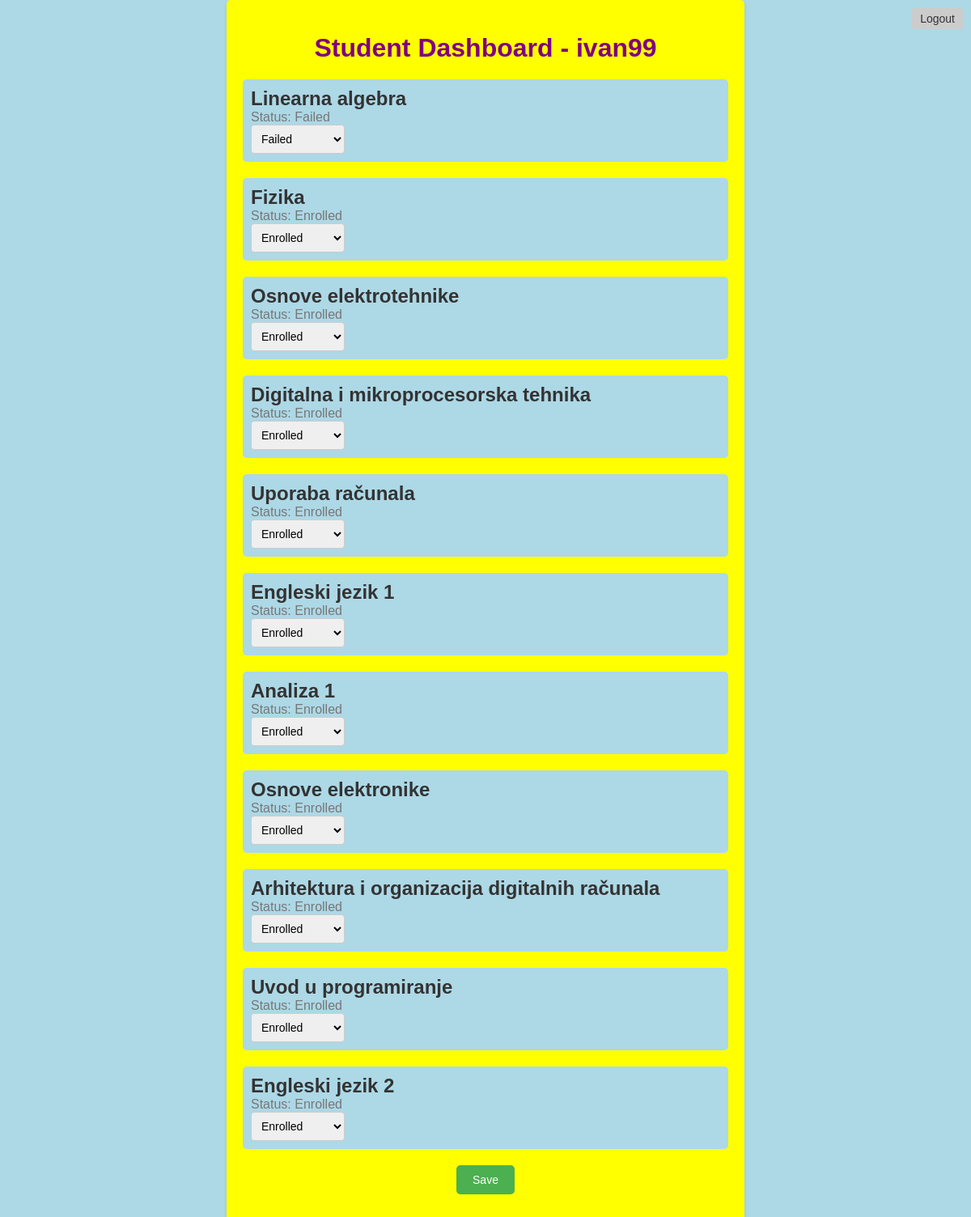
The app's page /student_dashboard/ (signed in) with its own data.
### app1/models.py (models this page shows, shortened)
class User(AbstractUser):
    objects = UserManager()
    STATUS = (
        ('none', 'None'),
        ('izv', 'izvanredni student'),
        ('red', 'redovni student')
    )
    role = models.ForeignKey(Role, on_delete=models.CASCADE)
    status = models.CharField(max_length=50, choices=STATUS)

class Enrollment(models.Model):
    STATUS_CHOICES = (
        ('not_enrolled', 'Not enrolled'),
        ('enrolled', 'Enrolled'),
        ('passed', 'Passed'),
        ('failed', 'Failed'),
    )
    student = models.ForeignKey(User, on_delete=models.CASCADE)
    subject = models.ForeignKey(Predmeti, on_delete=models.CASCADE)
    status = models.CharField(max_length=50, choices=STATUS_CHOICES, default='not_enrolled')
    from django.core.exceptions import ValidationError

class Predmeti(models.Model):
    IZBORNI_CHOICES = (
        ('True', 'Da'),
        ('False', 'Ne'),
    )
    name = models.CharField(max_length=50)
    kod = models.CharField(max_length=50)
    program = models.CharField(max_length=50)
    ects = models.IntegerField()
    sem_red = models.IntegerField()
    sem_izv = models.IntegerField()
    izborni = models.CharField(max_length=50, choices=IZBORNI_CHOICES)
    nositelj = models.ForeignKey(
        Professor,
        on_delete=models.CASCADE,
        limit_choices_to={'role__name': 'PROFESSOR'},
        default=None,
        null=True,
        blank=True
    )

### app1/views.py (the view)
# urls.py: path('student_dashboard/', student_dashboard, name='student_dashboard'),
def student_dashboard(request):
    student_id = request.user.id
    student = get_object_or_404(Student, id=student_id)
    if student.status == 'red':
        completed_semesters = student.enrollment_set.filter(subject__sem_red__in=[1, 2])
    else:
        completed_semesters = student.enrollment_set.filter(subject__sem_izv__in=[1, 2])
    subjects = [enrollment.subject for enrollment in completed_semesters]
    all_passed = all(enrollment.status == 'passed' for enrollment in completed_semesters)
    if all_passed:
        if student.status == 'red':
            next_semesters = student.enrollment_set.filter(subject__sem_red__in=[3, 4])
        else:
            next_semesters = student.enrollment_set.filter(subject__sem_izv__in=[3, 4])
        subjects += [enrollment.subject for enrollment in next_semesters]
    enrollments = Enrollment.objects.filter(student=student, subject__in=subjects)
    if request.method == 'POST':
        for enrollment in enrollments:
            status_field_name = f"status_{enrollment.subject.id}"
            status = request.POST.get(status_field_name)
            enrollment.status = status
            enrollment.save()
    context = {
        'student': student,
        'enrollments': enrollments,
    }
    return render(request, 'student_dashboard.html', context)

### app1/templates/student_dashboard.html (shortened to what this page needs)
<!DOCTYPE html>
<html>
<head>
</head>
<body>
    <div class="container">
        <a class="logout-button" href="{% url 'logout' %}">Logout</a>
        <h1>Student Dashboard - {{ student.username }}</h1>
        <form method="post" action="{% url 'student_dashboard' %}">
            {% for enrollment in enrollments %}
            <div class="enrollment-item">
                <h2>{{ enrollment.subject.name }}</h2>
                <p>Status: {{ enrollment.get_status_display }}</p>
                <div>
                    <select name="status_{{ enrollment.subject.id }}">
                        {% if enrollment.status == 'not_enrolled' %}
                            <option value="not_enrolled" selected>Not Enrolled</option>
                            <option value="enrolled">Enrolled</option>
                        {% elif enrollment.status == 'enrolled' %}
                            <option value="enrolled" selected>Enrolled</option>
                        {% else %}
                            <option value="not_enrolled" disabled>Not Enrolled</option>
                            <option value="enrolled" disabled>Enrolled</option>
                        {% endif %}
                        <option value="failed" {% if enrollment.status == 'failed' %}selected disabled{% endif %}>Failed</option>
                    </select>
                </div>
            </div>
            {% endfor %}
            <button type="submit">Save</button>
        </form>
    </div>
</body>
</html>

### app1/templates/student_dashboard.html (style rules this page uses)
body { font-family: Arial, sans-serif; background-color: lightblue; color: #333; margin: 0; padding: 0; }
.container { max-width: 600px; margin: 0 auto; padding: 20px; background-color: yellow; box-shadow: 0 2px 4px rgba(0, 0, 0, 0.1); border-radius: 5px; }
h1 { text-align: center; margin-bottom: 20px; color: purple; }
form { margin-bottom: 20px; }
.enrollment-item { margin-bottom: 20px; padding: 10px; background-color: lightblue; border-radius: 5px; }
h2 { margin: 0; color: #333; }
p { margin: 0; color: #777; }
select { padding: 8px; border: 1px solid #ccc; border-radius: 4px; font-size: 14px; transition: border-color 0.3s ease; }
button[type="submit"] { display: block; margin: 0 auto; padding: 10px 20px; background-color: #4CAF50; color: #fff; border: none; border-radius: 5px; font-size: 14px; cursor: pointer; transition: background-color 0.3s ease; }
.logout-button { position: absolute; top: 10px; right: 10px; font-size: 14px; background-color: #ccc; color: #333; border: none; padding: 5px 10px; border-radius: 3px; text-decoration: none; transition: background-color 0.3s ease; }

### records on screen
User: username "ivan99"
Enrollment: subject.name "Linearna algebra", status "Failed", status+subject "Failed"
Enrollment: subject.name "Fizika", status "Enrolled", status+subject "Enrolled"
Enrollment: subject.name "Osnove elektrotehnike", status "Enrolled", status+subject "Enrolled"
Enrollment: subject.name "Digitalna i mikroprocesorska tehnika", status "Enrolled", status+subject "Enrolled"
Enrollment: subject.name "Uporaba računala", status "Enrolled", status+subject "Enrolled"
Enrollment: subject.name "Engleski jezik 1", status "Enrolled", status+subject "Enrolled"
Enrollment: subject.name "Analiza 1", status "Enrolled", status+subject "Enrolled"
Enrollment: subject.name "Osnove elektronike", status "Enrolled", status+subject "Enrolled"
Enrollment: subject.name "Arhitektura i organizacija digitalnih računala", status "Enrolled", status+subject "Enrolled"
Enrollment: subject.name "Uvod u programiranje", status "Enrolled", status+subject "Enrolled"
Enrollment: subject.name "Engleski jezik 2", status "Enrolled", status+subject "Enrolled"
